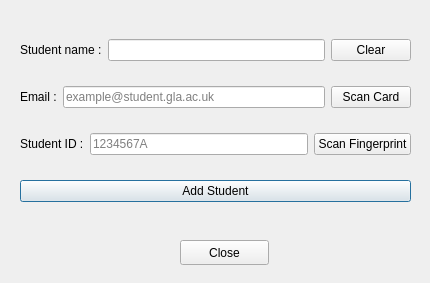
<?xml version="1.0" encoding="UTF-8"?>
<ui version="4.0">
 <class>AddStudentWindow</class>
 <widget class="QDialog" name="AddStudentWindow">
  <property name="geometry">
   <rect>
    <x>0</x>
    <y>0</y>
    <width>430</width>
    <height>283</height>
   </rect>
  </property>
  <property name="windowTitle">
   <string>Dialog</string>
  </property>
  <widget class="QWidget" name="gridLayoutWidget">
   <property name="geometry">
    <rect>
     <x>20</x>
     <y>20</y>
     <width>391</width>
     <height>201</height>
    </rect>
   </property>
   <layout class="QGridLayout" name="gridLayout">
    <item row="5" column="0">
     <layout class="QHBoxLayout" name="horizontalLayout_3">
      <item>
       <widget class="QPushButton" name="sAddButton">
        <property name="text">
         <string>Add Student</string>
        </property>
       </widget>
      </item>
     </layout>
    </item>
    <item row="4" column="0">
     <layout class="QHBoxLayout" name="horizontalLayout_2">
      <item>
       <widget class="QLabel" name="label_2">
        <property name="text">
         <string>Student ID :</string>
        </property>
       </widget>
      </item>
      <item>
       <widget class="QLineEdit" name="sSIDLineEdit">
        <property name="placeholderText">
         <string>1234567A</string>
        </property>
       </widget>
      </item>
      <item>
       <widget class="QPushButton" name="sFpButton">
        <property name="text">
         <string>Scan Fingerprint</string>
        </property>
       </widget>
      </item>
     </layout>
    </item>
    <item row="2" column="0">
     <layout class="QHBoxLayout" name="horizontalLayout">
      <item>
       <widget class="QLabel" name="label">
        <property name="text">
         <string>Student name :</string>
        </property>
       </widget>
      </item>
      <item>
       <widget class="QLineEdit" name="sNameLineEdit">
        <property name="placeholderText">
         <string/>
        </property>
       </widget>
      </item>
      <item>
       <widget class="QPushButton" name="sClearButton">
        <property name="text">
         <string>Clear</string>
        </property>
       </widget>
      </item>
     </layout>
    </item>
    <item row="3" column="0">
     <layout class="QHBoxLayout" name="horizontalLayout_4">
      <item>
       <widget class="QLabel" name="label_3">
        <property name="text">
         <string>Email :</string>
        </property>
       </widget>
      </item>
      <item>
       <widget class="QLineEdit" name="sEmailLineEdit">
        <property name="text">
         <string/>
        </property>
        <property name="placeholderText">
         <string>example@student.gla.ac.uk</string>
        </property>
       </widget>
      </item>
      <item>
       <widget class="QPushButton" name="sCardButton">
        <property name="text">
         <string>Scan Card</string>
        </property>
       </widget>
      </item>
     </layout>
    </item>
   </layout>
  </widget>
  <widget class="QPushButton" name="pushButton">
   <property name="geometry">
    <rect>
     <x>180</x>
     <y>240</y>
     <width>89</width>
     <height>25</height>
    </rect>
   </property>
   <property name="text">
    <string>Close</string>
   </property>
  </widget>
 </widget>
 <resources/>
 <connections/>
</ui>
